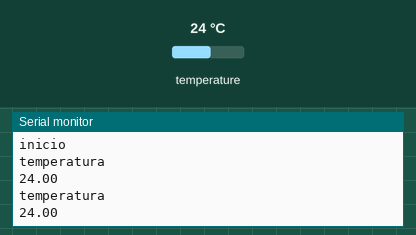
Recording of a program running on a simulated ESP32. On the bench: the last lines printed to the serial monitor. The inputs (shaded band) are chosen by the test bench; at power-on: temperature 24 °C.

Above: at 2.8 s.
2.9 s: temperature set to 12 °C
At 4.2 s:
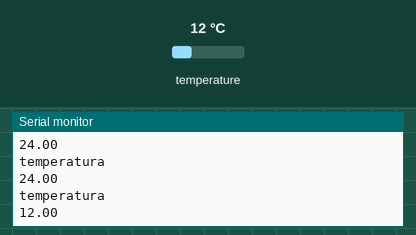
4.7 s: temperature set to 19 °C
At 4.7 s:
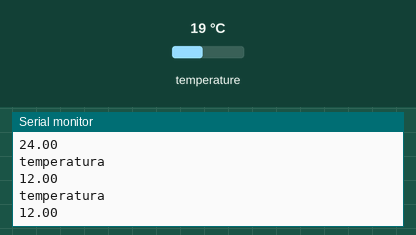
Timing chart, 0 to 7.7 s (numbered marks = the images above; inputs shaded):
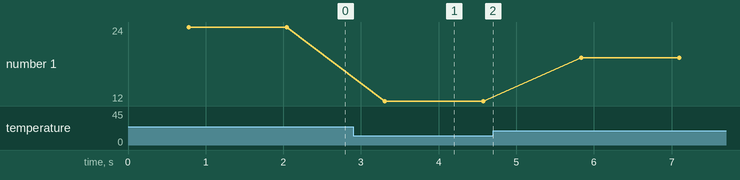

The program:

main.cpp
```cpp
#include <Arduino.h>
#include </home/jorge/Documents/PlatformIO/Projects/esp32s2_test/include/Wifi_esp32.h>
#include </home/jorge/Desktop/PI_FreshPod/FreshPod/device_drivers/drivers_wifi/include/DS18B20.h>

const char* rede = "A51";
const char* password = "qwerty123";


Wifi_esp32 wifi_esp32(rede,password);

DS18B20 ds18b20(5);

void setup() {
  // put your setup code here, to run once:
  Serial.begin(115200);
  Serial.println("Ready");
  //wifi_esp32.connect();
  //Serial.println("ligado");
  Serial.println("inicio ");
  ds18b20.Init();

}

void loop() {
    // put your main code here, to run repeatedly:
    //wifi_esp32.connect_live();
    ds18b20.update_temperature();
    Serial.println("temperatura");
    Serial.println(ds18b20.get_temperature());
    delay(500);
}
```

DS18B20.h
```cpp
#ifndef DS18B20_h
#define DS18B20_h


class DS18B20{

public:
    DS18B20(int pin);
    void Init();
    void update_temperature();
    float get_temperature();
private:
    int pin_temp;
    float temperature;

};

#endif
```

Wifi_esp32.h
```cpp
#ifndef Wifi_esp32_h
#define Wifi_esp32_h


class Wifi_esp32{

public:
    Wifi_esp32(const char* rede, const char* password);
    void connect();
    void connect_live();

private:
    const char* ssid;
    const char* passphrase;


};

#endif
```

DS18B20.cpp
```cpp
#include <Arduino.h>
#include "DS18B20.h"
#include <OneWire.h>
#include <DallasTemperature.h>


OneWire oneWire(5);//// Setup a oneWire instance to communicate with any OneWire devices
DallasTemperature sensors(&oneWire);// Pass our oneWire reference to Dallas Temperature sensor

DS18B20::DS18B20( int pin){
    pin_temp=pin;
}


void DS18B20::Init(){

   // OneWire oneWire(pin_temp);//// Setup a oneWire instance to communicate with any OneWire devices
   // DallasTemperature sensors(&oneWire);// Pass our oneWire reference to Dallas Temperature sensor

    sensors.begin();
}

void DS18B20::update_temperature(){
   // OneWire oneWire(pin_temp);//// Setup a oneWire instance to communicate with any OneWire devices
   // DallasTemperature sensors(&oneWire);// Pass our oneWire reference to Dallas Temperature sensor
    sensors.requestTemperatures();
    temperature = sensors.getTempCByIndex(0);
}

float DS18B20::get_temperature(){

return temperature;     //return temperature
}
```

Wifi_esp32.cpp
```cpp
#include "WiFi.h"
#include <Arduino.h>
#include "Wifi_esp32.h"

//WiFiClient espClient;

Wifi_esp32::Wifi_esp32(const char* rede, const char* password){
        ssid=rede;
        passphrase=password;
		WiFi.mode(WIFI_MODE_STA);

}
void Wifi_esp32::connect(){
        WiFi.begin(ssid, passphrase);

        while (WiFi.status() != WL_CONNECTED)
        {
            delay(100);
           // Serial.print(".");
        }
        //Serial.println("IP address: ");
        //Serial.println(WiFi.localIP());

}


void Wifi_esp32::connect_live(){
    if(WiFi.status() != WL_CONNECTED)
        {
            //Serial.println("sem wifi");
            Wifi_esp32::connect();
        }

}
```

Measured:
- after the input at 2.9 s, the serial monitor: prints a new line after 0.41 s (image 1)
- plotted number 1: 24 → 12 after the input at 2.9 s, 12 → 19 after the input at 4.7 s
